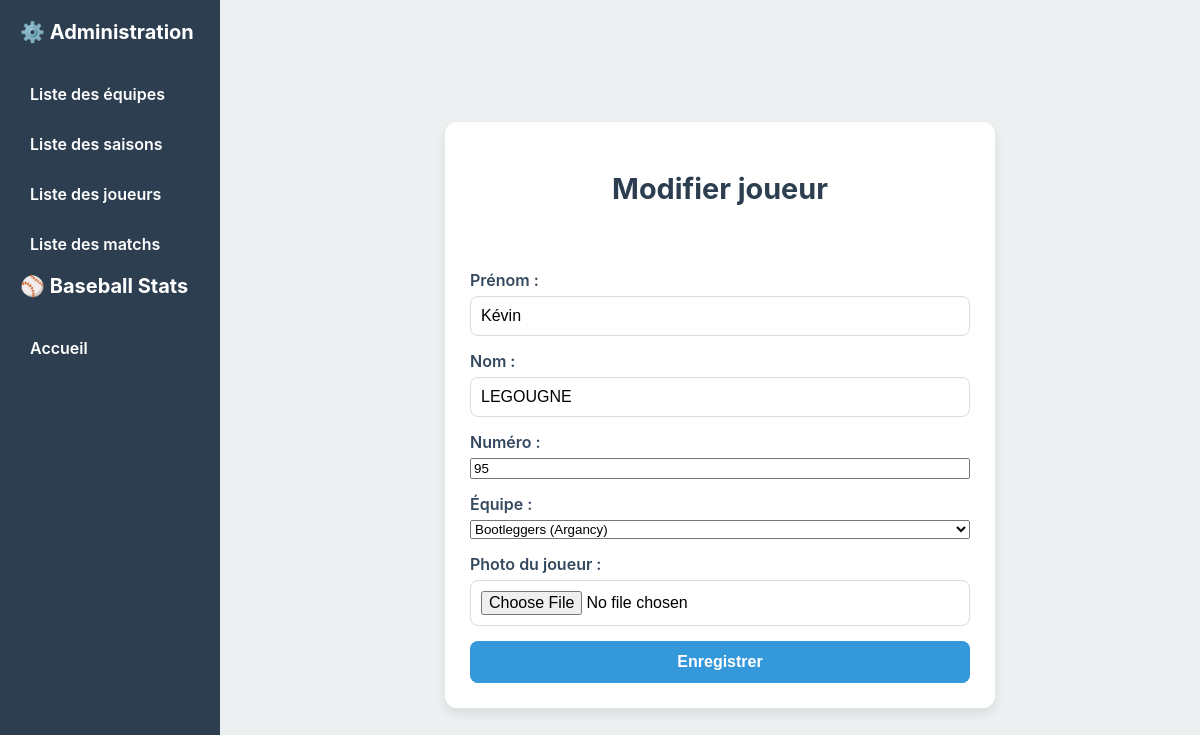
/players/edit/1, run on the app's committed database.
### models/player.py (models this page shows)
class Player(db.Model):
    __tablename__ = 'player'
    id = db.Column(db.Integer, primary_key=True)
    first_name = db.Column(db.String(50), nullable=False)
    last_name = db.Column(db.String(50), nullable=False)
    number = db.Column(db.Integer)
    image_filename = db.Column(db.String(200), nullable=True)
    team_id = db.Column(db.Integer, db.ForeignKey('team.id'), nullable=False)
    team = db.relationship('Team', back_populates='players')

### models/team.py (models this page shows)
class Team(db.Model):
    __tablename__ = 'team'
    id = db.Column(db.Integer, primary_key=True)
    name = db.Column(db.String(50), nullable=False)
    city = db.Column(db.String(50))
    image = db.Column(db.String(100))
    players = db.relationship('Player', back_populates='team', cascade="all, delete-orphan")
    seasons = db.relationship('Season', secondary=season_team, back_populates='teams')

### routes/players.py (the view, shortened to what this page needs)
@players_bp.route('/players/edit/<int:player_id>', methods=['GET', 'POST'])
def edit_player(player_id):
    player = Player.query.get_or_404(player_id)
    teams = Team.query.all()
    return render_template('player_form.html', player=player, teams=teams)

### templates/players/player_form.html (shortened to what this page needs)
{% extends "menu.html" %}
{% block head %}
<link rel="stylesheet" href="{{ url_for('static', filename='css/global.css') }}">
{% endblock %}
{% block content %}
<div class="team-form-container">
    <form method="POST" class="team-form" enctype="multipart/form-data">
        <div class="form-header">
            <h2>{% if player %}Modifier joueur{% else %}Ajouter un joueur{% endif %}</h2>
        </div>
        <div class="form-group">
            <label>Prénom :</label>
            <input type="text" name="first_name"
                   value="{{ player.first_name if player else '' }}" required>
        </div>
        <div class="form-group">
            <label>Nom :</label>
            <input type="text" name="last_name"
                   value="{{ player.last_name if player else '' }}" required>
        </div>
        <div class="form-group">
            <label>Numéro :</label>
            <input type="number" name="number"
                   value="{{ player.number if player else '' }}">
        </div>
        <div class="form-group">
            <label>Équipe :</label>
            <select name="team_id" required>
                {% for team in teams %}
                    <option value="{{ team.id }}"
                        {% if player and player.team_id == team.id %}selected{% endif %}>
                        {{ team.name }} ({{ team.city }})
                    </option>
                {% endfor %}
            </select>
        </div>
        <div class="form-group">
            <label>Photo du joueur :</label>
            <input type="file" name="image" accept="image/*">
        </div>
        <button type="submit" class="btn-submit">
            {% if player %}Enregistrer{% else %}Créer{% endif %}
        </button>
    </form>
</div>
{% endblock %}

### static/css/menu.css (style rules this page uses)
:root { --primary: #2c3e50; --secondary: #ecf0f1; --accent: #3498db; --border: #dcdcdc; }
body { font-family: "Inter", sans-serif; margin: 0; padding: 0; background: var(--secondary); display: flex; min-height: 100vh; }

### static/css/global.css (style rules this page uses)
.form-header { margin-bottom: 25px; }
.form-header h2 { color: #2c3e50; font-size: 1.8rem; }
.team-form { max-width: 500px; background: #fff; padding: 25px; border-radius: 12px; box-shadow: 0 6px 12px rgba(0,0,0,0.08); display: flex; flex-direction: column; gap: 15px; }
.form-group { display: flex; flex-direction: column; }
.form-group label { font-weight: 600; margin-bottom: 6px; color: #34495e; }
.team-form input[type="text"], .team-form input[type="file"] { padding: 10px; border: 1px solid #dcdcdc; border-radius: 8px; font-size: 1rem; outline: none; transition: border 0.2s; }
.btn-submit { padding: 12px 0; background: #3498db; color: #fff; border: none; font-weight: 600; font-size: 1rem; border-radius: 8px; cursor: pointer; transition: background 0.2s; }
.team-form-container { display: flex; justify-content: center; align-items: center; min-height: calc(100vh - 60px); padding: 20px; background: #ecf0f1; }
.form-header { margin-bottom: 25px; text-align: center; }
.team-form { max-width: 500px; width: 100%; background: #fff; padding: 25px; border-radius: 12px; box-shadow: 0 6px 12px rgba(0,0,0,0.08); display: flex; flex-direction: column; gap: 15px; }

### data on the page
Player: first_name "Kévin", last_name "LEGOUGNE", number "95", team_id "Bootleggers (Argancy)"
